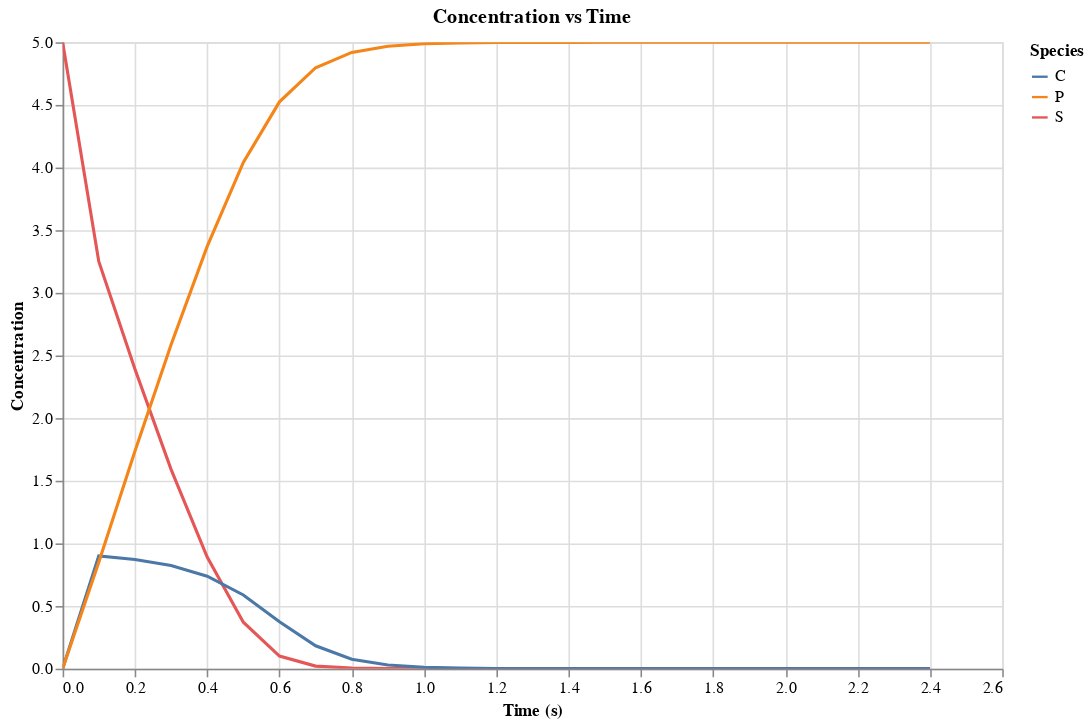

Notebook source saved alongside this figure:
### Markdown cell above
# BISB211605 - Systems Biology
## Kinetic Modelling

This script demonstrates how to solve the Michaelis-Menten equation using ordinary differential equations (ODEs). The Michaelis-Menten equation is widely used in systems biology to model enzyme kinetics, describing the rate of enzymatic reactions based on substrate concentration.

#### Learning Outcomes
By running and analyzing this script, students will:
- Understand how to model enzyme kinetics using ODEs.
- Learn to implement and solve ODEs numerically in Python.
- Visualize the dynamic behavior of enzyme-catalyzed reactions.
- Appreciate the assumptions and limitations of the Michaelis-Menten approximation.

### Code cell
import numpy as np
import altair as alt
import pandas as pd
from scipy.integrate import odeint

def network(y, t):
    #create container
    dydt = np.empty(3)

    #set parameters 
    kf = 30
    kr = 1
    k2 = 10
    et = 1

    #set dynamic variables
    s = y[0]
    c = y[1] 
    p = y[2] 

    #differential equations
    dydt[0] = -kf*s*(et-c) + kr*c
    dydt[1] = -kr*c + kf*s*(et-c) - k2*c
    dydt[2] = k2*c
    return dydt

#set initial condition    
init= [5, 0, 0]

#set time points    
t= np.arange(0, 2.5, 0.1)

#solve equations 
y = odeint(network, init, t)#solve ODE

# Create a DataFrame for Altair
data = pd.DataFrame({
    'time': t,
    'S': y[:, 0],
    'C': y[:, 1],
    'P': y[:, 2]
})

# Melt the DataFrame for Altair compatibility
data_melted = data.melt('time', var_name='species', value_name='concentration')

# Create an Altair chart with refined size and interactivity
chart = alt.Chart(data_melted).mark_line().encode(
    x=alt.X('time', title='Time (s)'),
    y=alt.Y('concentration', title='Concentration'),
    color=alt.Color('species', title='Species'),
    tooltip=['time', 'species', 'concentration']
).properties(
    title='Concentration vs Time',
    width=600,  # Set chart width
    height=400  # Set chart height
).interactive()  # Enable zoom and pan

# Display the chart
chart.show()

### Figure 1 — Vega-Lite specification as saved in the notebook (floating-point values rounded to 4 significant figures)
{"config": {"view": {"continuousWidth": 300, "continuousHeight": 300}}, "data": {"name": "data-2ff37429a8865cee7fd23225e0e0abbe"}, "mark": {"type": "line"}, "encoding": {"color": {"field": "species", "title": "Species", "type": "nominal"}, "tooltip": [{"field": "time", "type": "quantitative"}, {"field": "species", "type": "nominal"}, {"field": "concentration", "type": "quantitative"}], "x": {"field": "time", "title": "Time (s)", "type": "quantitative"}, "y": {"field": "concentration", "title": "Concentration", "type": "quantitative"}}, "height": 400, "params": [{"name": "param_1", "select": {"type": "interval", "encodings": ["x", "y"]}, "bind": "scales"}], "title": "Concentration vs Time", "width": 600, "$schema": "https://vega.github.io/schema/vega-lite/v5.20.1.json", "datasets": {"data-2ff37429a8865cee7fd23225e0e0abbe": [{"time": 0.0, "species": "S", "concentration": 5.0}, {"time": 0.1, "species": "S", "concentration": 3.25}, {"time": 0.2, "species": "S", "concentration": 2.392}, {"time": 0.3, "species": "S", "concentration": 1.591}, {"time": 0.4, "species": "S", "concentration": 0.8911}, {"time": 0.5, "species": "S", "concentration": 0.3711}, {"time": 0.6, "species": "S", "concentration": 0.1011}, {"time": 0.7, "species": "S", "concentration": 0.0207}, {"time": 0.8, "species": "S", "concentration": 0.004998}, {"time": 0.9, "species": "S", "concentration": 0.001603}, {"time": 1.0, "species": "S", "concentration": 0.0005832}, {"time": 1.1, "species": "S", "concentration": 0.0002206}, {"time": 1.2, "species": "S", "concentration": 8.446e-05}, {"time": 1.3, "species": "S", "concentration": 3.247e-05}, {"time": 1.4, "species": "S", "concentration": 1.25e-05}, {"time": 1.5, "species": "S", "concentration": 4.818e-06}, {"time": 1.6, "species": "S", "concentration": 1.857e-06}, {"time": 1.7, "species": "S", "concentration": 7.159e-07}, {"time": 1.8, "species": "S", "concentration": 2.757e-07}, {"time": 1.9, "species": "S", "concentration": 1.058e-07}, {"time": 2.0, "species": "S", "concentration": 4.096e-08}, {"time": 2.1, "species": "S", "concentration": 1.618e-08}, {"time": 2.2, "species": "S", "concentration": 6.381e-09}, {"time": 2.3, "species": "S", "concentration": 1.641e-09}, {"time": 2.4, "species": "S", "concentration": 1.195e-10}, {"time": 0.0, "species": "C", "concentration": 0.0}, {"time": 0.1, "species": "C", "concentration": 0.9008}, {"time": 0.2, "species": "C", "concentration": 0.8715}, {"time": 0.3, "species": "C", "concentration": 0.8234}, {"time": 0.4, "species": "C", "concentration": 0.7383}, {"time": 0.5, "species": "C", "concentration": 0.5884}, {"time": 0.6, "species": "C", "concentration": 0.3743}, {"time": 0.7, "species": "C", "concentration": 0.1825}, {"time": 0.8, "species": "C", "concentration": 0.07579}, {"time": 0.9, "species": "C", "concentration": 0.02981}, {"time": 1.0, "species": "C", "concentration": 0.01155}, {"time": 1.1, "species": "C", "concentration": 0.004462}, {"time": 1.2, "species": "C", "concentration": 0.001721}, {"time": 1.3, "species": "C", "concentration": 0.0006634}, {"time": 1.4, "species": "C", "concentration": 0.0002557}, {"time": 1.5, "species": "C", "concentration": 9.857e-05}, {"time": 1.6, "species": "C", "concentration": 3.799e-05}, {"time": 1.7, "species": "C", "concentration": 1.464e-05}, {"time": 1.8, "species": "C", "concentration": 5.643e-06}, {"time": 1.9, "species": "C", "concentration": 2.176e-06}, {"time": 2.0, "species": "C", "concentration": 8.389e-07}, {"time": 2.1, "species": "C", "concentration": 3.232e-07}, {"time": 2.2, "species": "C", "concentration": 1.221e-07}, {"time": 2.3, "species": "C", "concentration": 3.82e-08}, {"time": 2.4, "species": "C", "concentration": 5.216e-09}, {"time": 0.0, "species": "P", "concentration": 0.0}, {"time": 0.1, "species": "P", "concentration": 0.8488}, {"time": 0.2, "species": "P", "concentration": 1.736}, {"time": 0.3, "species": "P", "concentration": 2.586}, {"time": 0.4, "species": "P", "concentration": 3.371}, {"time": 0.5, "species": "P", "concentration": 4.04}, {"time": 0.6, "species": "P", "concentration": 4.525}, {"time": 0.7, "species": "P", "concentration": 4.797}, {"time": 0.8, "species": "P", "concentration": 4.919}, {"time": 0.9, "species": "P", "concentration": 4.969}, {"time": 1.0, "species": "P", "concentration": 4.988}, {"time": 1.1, "species": "P", "concentration": 4.995}, {"time": 1.2, "species": "P", "concentration": 4.998}, {"time": 1.3, "species": "P", "concentration": 4.999}, {"time": 1.4, "species": "P", "concentration": 5.0}, {"time": 1.5, "species": "P", "concentration": 5.0}, {"time": 1.6, "species": "P", "concentration": 5.0}, {"time": 1.7, "species": "P", "concentration": 5.0}, {"time": 1.8, "species": "P", "concentration": 5.0}, {"time": 1.9, "species": "P", "concentration": 5.0}, {"time": 2.0, "species": "P", "concentration": 5.0}, {"time": 2.1, "species": "P", "concentration": 5.0}, {"time": 2.2, "species": "P", "concentration": 5.0}, {"time": 2.3, "species": "P", "concentration": 5.0}, {"time": 2.4, "species": "P", "concentration": 5.0}]}}
